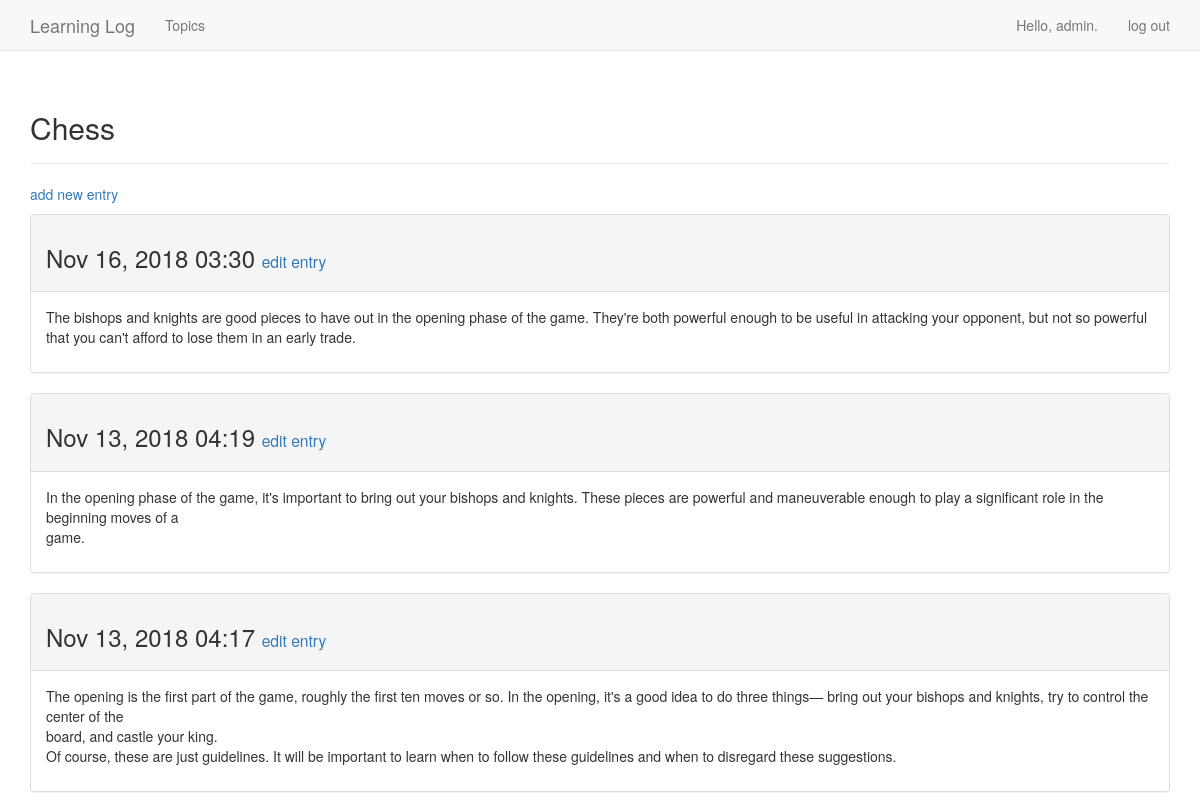
The page /topics/1/ (signed in) on the database its author committed.
### learning_logs/models.py (models this page shows, shortened)
class Topic(models.Model):
    text = models.CharField(max_length=200)
    date_added = models.DateTimeField(auto_now_add=True)
    owner = models.ForeignKey(User, on_delete=models.CASCADE)
    def __str__(self):
        return self.text

class Entry(models.Model):
    topic = models.ForeignKey(Topic, on_delete=models.CASCADE)
    text = models.TextField()
    date_added = models.DateTimeField(auto_now_add=True)
    class Meta:
        verbose_name_plural = 'entries'

### learning_logs/views.py (the view)
# urls.py: url(r'^topics/(?P<topic_id>\d+)/$', views.topic, name='topic'),
@login_required
def topic(request, topic_id):
    topic = Topic.objects.get(id=topic_id)
    if topic.owner != request.user:
        raise Http404
    entries = topic.entry_set.order_by('-date_added')
    context = {'topic':topic, 'entries':entries}
    return render(request, 'learning_logs/topic.html', context)

### learning_logs/templates/learning_logs/topic.html
{% extends 'learning_logs/base.html' %}
{% block header %}
    <h2>{{topic}}</h2>
{% endblock header %}
{% block content %}
    <p>
        <a href="{% url 'learning_logs:new_entry' topic.id %}">add new entry</a>
    </p>
    {% for entry in entries %}
        <div class="panel panel-default">
            <div class="panel-heading">
                <h3>
                    {{ entry.date_added|date:'M d, Y H:i' }}
                    <small>
                        <a href="{% url 'learning_logs:edit_entry' entry.id %}">edit entry</a>
                    </small>
                </h3>
            </div>
            <div class="panel-body">
                {{ entry.text|linebreaks}}
            </div>
        </div>
    {% empty %}
        There are no entries for this topic yet;
    {% endfor %}
{% endblock content %}

### learning_logs/templates/learning_logs/base.html (shortened to what this page needs)
{% load bootstrap3 %}
<html>
 <head>
     {% bootstrap_css %}
 </head>
<body>
    <nav class="navbar navbar-default navbar-static-top">
        <div class="container">
            <div class="navbar-header">
                <a class="navbar-brand" href="{% url 'learning_logs:index' %}">Learning Log</a>
            </div>
            <div id="navbar" class="navbar-collapse collapse">
                <ul class="nav navbar-nav">
                    <li><a href="{% url 'learning_logs:topics' %}">Topics</a></li>
                </ul>
                <ul class="nav navbar-nav navbar-right">
                    {% if user.is_authenticated %}
                        <li><a>Hello, {{user.username}}.</a></li>
                        <li><a href="{% url 'users:logout' %}">log out</a></li>
                    {% else %}
                        <li><a href="{% url 'users:register' %}">register</a></li>
                        <li><a href="{% url 'users:login' %}">log in</a></li>
                    {% endif %}
                </ul>
            </div>
        </div>
    </nav>
    <div class="container">
        <div class="page-header">
            {% block header %}{% endblock header %}
        </div>
        <div>
            {% block content %}{% endblock content %}
        </div>
    </div>
</body>
</html>

### rows shown on the page
Topic: text "Chess"
Entry: date_added "Nov 16, 2018 03:30", text "The bishops and knights are good pieces to have out in the opening phase of the game. They're both powerful enough to be useful in attacking your opponent, but not so powerful that you can't afford to lose them in an early trade."
Entry: date_added "Nov 13, 2018 04:19", text "In the opening phase of the game, it's important to bring out your bishops and knights. These pieces are powerful and maneuverable enough to play a significant role in the beginning moves of a game."
Entry: date_added "Nov 13, 2018 04:17", text "The opening is the first part of the game, roughly the first ten moves or so. In the opening, it's a good idea to do three things— bring out your bishops and knights, try to control the center of the board, and castle your king. Of course, these are just guidelines. It will be important to learn when to follow these guidelines and when to disregard these suggestions."

### other values the page prints
{{ user.username }} "admin"
